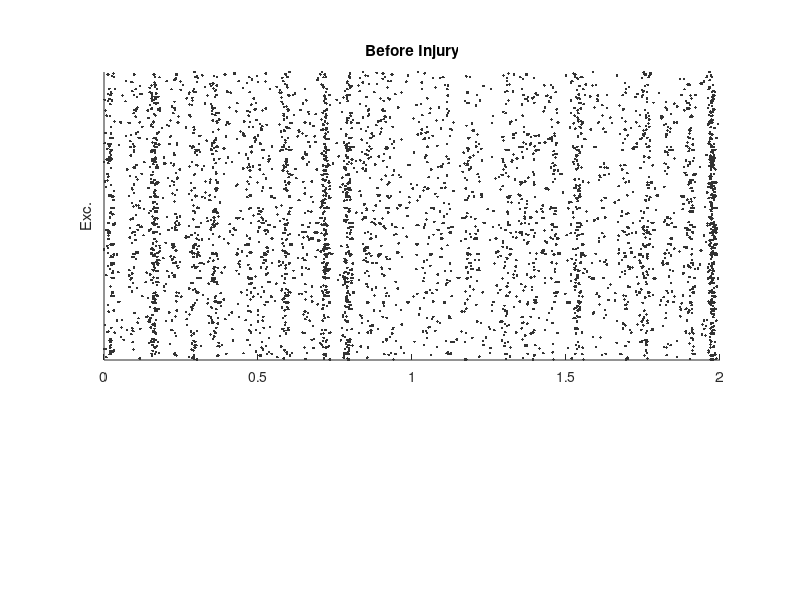

This chart was generated by the following MATLAB code: (Note: this script raises an error after producing the figure.)
%% RasterPlots
load('A')
RasterPlot=false(max(A(:,2))+1,A(end,1)-A(1,1)+1);
RasterPlot(sub2ind(size(RasterPlot),A(:,2)+1,A(:,1)-A(1,1)+1))=1;
B=RasterPlot;
figure('units','normalized')
[y,x]=find(B(:,1:10000));
Title='Before Injury';
h1=axes('position',[.13 .4 .77 .48]);
scatter(x(y<601)/5000,y(y<601),'marker','.','markeredgecolor',[.2 .2 .2])
set(gca,'Ytick',[])
ylim([0 600])
title(Title)
ylabel('Exc.')
h1.XAxis.Visible='off';
h2=axes('position',[.13 .25 .77 .12]);
scatter(x(y>600)/5000,y(y>600),'marker','.','markeredgecolor',[.7 .7 .7])
set(gca,'Ytick',[])
ylabel('Inh.')
xlabel('Time (s)')


RasterPlot=false(max(InjuredA(:,2))+1,InjuredA(end,1)-InjuredA(1,1)+1);
RasterPlot(sub2ind(size(RasterPlot),InjuredA(:,2)+1,InjuredA(:,1)-InjuredA(1,1)+1))=1;
B=RasterPlot;
figure('units','normalized')
[y,x]=find(B(:,1:10000));
Title='50 Percent HFR Injury';
h1=axes('position',[.13 .4 .77 .48]);
scatter(x(y<401)/5000,y(y<401),'marker','.','markeredgecolor',[.2 .2 .2])
set(gca,'Ytick',[])
ylim([0 400])
title(Title)
ylabel('Exc.')
h1.XAxis.Visible='off';
h2=axes('position',[.13 .25 .77 .12]);
scatter(x(y>400)/5000,y(y>400),'marker','.','markeredgecolor',[.7 .7 .7])
set(gca,'Ytick',[])
ylabel('Inh.')
xlabel('Time (s)')



RasterPlot=false(max(PlasticityA(:,2))+1,PlasticityA(end,1)-PlasticityA(1,1)+1);
RasterPlot(sub2ind(size(RasterPlot),PlasticityA(:,2)+1,PlasticityA(:,1)-PlasticityA(1,1)+1))=1;
B=RasterPlot;
figure('units','normalized')
[y,x]=find(B(:,1:10000));
Title='50 Percent HFR Injury + Plasticity';
h1=axes('position',[.13 .4 .77 .48]);
scatter(x(y<401)/5000,y(y<401),'marker','.','markeredgecolor',[.2 .2 .2])
set(gca,'Ytick',[])
ylim([0 400])
title(Title)
ylabel('Exc.')
h1.XAxis.Visible='off';
h2=axes('position',[.13 .25 .77 .12]);
scatter(x(y>400)/5000,y(y>400),'marker','.','markeredgecolor',[.7 .7 .7])
set(gca,'Ytick',[])
ylabel('Inh.')
xlabel('Time (s)')

%% ActivityBarGraph

load('B')

% Is it different than baseline? (How do I display this)
[p,tbl,stats] = anova1(YInjured);
multcompare(stats);
% NS 15

[p,tbl,stats] = anova1(YPlasticity);
multcompare(stats);
% 5-10% sig, 15-20 NS, 25-40% sig, 45 not, 50+ sig 

% Is it different than no plasticity
for i=1:20
    h(i)=ttest2(YInjured(:,i),YPlasticity(:,i),'Alpha',.05/20);
end


figure
bar(-50,1,'barwidth',1,'facecolor',[1 31 91]/255)
hold on
bar(0:5:95,mean(YPlasticity),'barwidth',1,'facecolor',[153 0 0]/255,'linewidth',1.5)
bar(0:5:95,mean(YInjured),'barwidth',1,'facecolor',[1 31 91]/255,'linewidth',1.5)
errorbar(0:5:95,mean(YPlasticity),zeros(1,20),std(YPlasticity),'k.')
errorbar(0:5:95,mean(YInjured),zeros(1,20),std(YInjured),'k.')
K=max([mean(YPlasticity)+std(YPlasticity);mean(YInjured)+std(YInjured)]);
M=0:5:95;
scatter(M(h>0),K(h>0)+.2,'*k')
plot([0 15],[5.25 5.25],'linewidth',1.5,'color',[1 31 91]/255)
text(15/2, 5.25*1.075,'NS','HorizontalAlignment','center','fontsize',20,'color',[1 31 91]/255)
plot([0 10],[6.25 6.25],'linewidth',1.5,'color',[153 0 0]/255)
text(10/2, 6.25*1.075,'*','HorizontalAlignment','center','fontsize',20,'color',[153 0 0]/255)
plot([25 40],[6.25 6.25],'linewidth',1.5,'color',[153 0 0]/255)
text(15/2+25, 6.25*1.075,'*','HorizontalAlignment','center','fontsize',20,'color',[153 0 0]/255)
plot([50 95],[6.25 6.25],'linewidth',1.5,'color',[153 0 0]/255)
text(45/2+50, 6.25*1.075,'*','HorizontalAlignment','center','fontsize',20,'color',[153 0 0]/255)
xlim([-2.5 100])
ylim([0 7])
set(gca,'XTick',[0:25:100])
set(gca,'YTick',[0:2:6])
box off
xlabel('Percent Injury')
ylabel('Firing Rate (Hz)')
l=legend({'Injury','Injury+Plasticity'},'Location','best')
set(l,'Position', [.5595 .67 .3732 .144])
legend('boxoff')


%% C-E Scatter plots Oscillations
load('C')
% Is it different than no plasticity
for i=1:20
    h(i)=ttest2(NInj(:,i),NP(:,i),'Alpha',.05/20);
end

figure
scatter(0:5:95,mean(NInj)./5/60,ones(1,20)*100,'filled','markerfacecolor',[1 31 91]/255)
hold on
scatter(0:5:95,mean(NP)./5/60,ones(1,20)*100,'filled','markerfacecolor',[153 0 0]/255)
errorbar(0:5:95,mean(NInj)./5/60,std(NInj)./5/60,'.k')
errorbar(0:5:95,mean(NP)./5/60,std(NP)./5/60,'.k')
K=[mean(NP)+std(NP)]./5/60;
M=0:5:95;
scatter(M(h>0),K(h>0)+.5,'*k')
set(gca,'xtick',0:25:100)
xlim([-2.5 100])
ylim([-1 15])
xlabel('Percent Injury')
ylabel('Frequency (Oscillation / sec)')
box off
b=legend({'Injury','Injury+Plasticity'},'Location','best');
legend('boxoff')


% Is it different than no plasticity
for i=1:20
    h(i)=ttest2(MagInj(:,i),MagP(:,i),'Alpha',.05/20);
end

figure
scatter(0:5:95,nanmean(MagInj),ones(1,20)*100,'filled','markerfacecolor',[1 31 91]/255)
hold on
scatter(0:5:95,nanmean(MagP),ones(1,20)*100,'filled','markerfacecolor',[153 0 0]/255)
errorbar(0:5:95,nanmean(MagInj),nanstd(MagInj),'.k')
errorbar(0:5:95,nanmean(MagP),nanstd(MagP),'.k')
K=[nanmean(MagP)+nanstd(MagP)];
M=0:5:95;
scatter(M(h>0),K(h>0)+.0025,'*k')
set(gca,'xtick',0:25:100)
xlim([-2.5 100])
ylim([-.007 .1])
xlabel('Percent Injury')
ylabel('Magnitude (Fraction)')
box off
b=legend({'Injury','Injury+Plasticity'},'Location','best');
legend('boxoff')
imagewd = getframe(gcf); 


% Is it different than no plasticity
for i=1:20
    h(i)=ttest2(WidthInj(:,i),WidthP(:,i),'Alpha',.05/20);
end
[p,tbl,stats] = anova1(WidthInj);
multcompare(stats)

figure
scatter(0:5:95,nanmean(WidthInj)*1000,ones(1,20)*100,'filled','markerfacecolor',[1 31 91]/255)
hold on
scatter(0:5:95,nanmean(WidthP)*1000,ones(1,20)*100,'filled','markerfacecolor',[153 0 0]/255)
errorbar(0:5:95,nanmean(WidthInj)*1000,nanstd(WidthInj)*1000,'.k')
errorbar(0:5:95,nanmean(WidthP)*1000,nanstd(WidthP)*1000,'.k')
K=[nanmean(WidthP)+nanstd(WidthP)]*1000;
M=0:5:95;
scatter(M(h>0),K(h>0)+.5,'*k')
set(gca,'xtick',0:25:100)
xlim([-2.5 100])
ylim([-1 30])
xlabel('Percent Injury')
ylabel('FWHM (msec)')
box off
b=legend({'Injury','Injury+Plasticity'},'Location','best');
legend('boxoff')
imagewd = getframe(gcf); 



